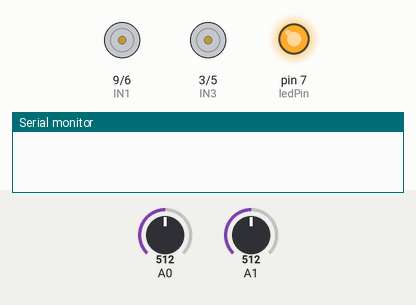
Bench run of a sketch on a simulated Arduino Uno, built with avr-gcc and run on an emulated ATmega328P. Parts: motor-driver pin pairs drawn as motors (green arrow = first pin HIGH = forward, orange = second pin HIGH = backward, longer = more drive, scaled by the enable pin), output pins drawn as LEDs (lit = HIGH), the last lines printed to the serial monitor. Inputs (shaded band) come from the test bench; at power-on: A0 = 512, A1 = 512.

Above: at 0.1 s.
At 25.6 s:
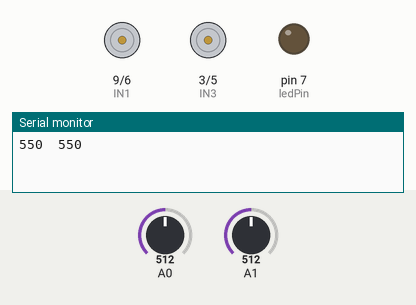
At 26.6 s:
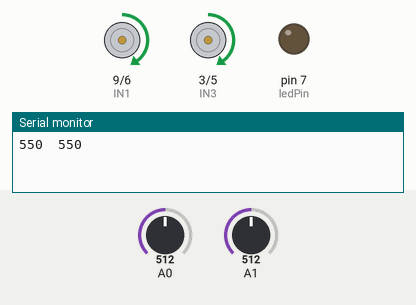
Timing chart, 0 to 28.1 s (numbered marks = the images above):
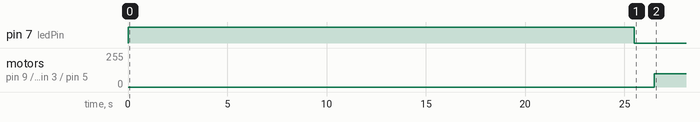

The sketch:

two_sensorsPID.ino
```cpp
#include <QTRSensors.h>

#define IN1 9    // Motor 1 forward control pin
#define IN2 6   // Motor 1 reverse control pin
#define IN3 3   // Motor 2 forward control pin
#define IN4 5   // Motor 2 reverse control pin
#define PWMA 10   // Motor 1 speed (PWM) pin
#define PWMB 11   // Motor 2 speed (PWM) pin

const int offsetA = 1;
const int offsetB = 1;
const int startButtonPin = 2; // Replace with your actual start button pin
int buttonState = 0;
//int lastButtonState = 0;
const int ledPin = 7;
QTRSensors qtr;
const uint8_t SensorCount = 2;
uint16_t sensorValues[SensorCount];
int threshold[SensorCount];

float Kp = 2.5;
float Ki = 0.01;
float Kd = 100;

uint8_t multiP = 1;
uint8_t multiI  = 1;
uint8_t multiD = 1;
uint8_t Kpfinal;
uint8_t Kifinal;
uint8_t Kdfinal;
float Pvalue;
float Ivalue;
float Dvalue;

boolean onoff = false;

int val, cnt = 0, v[3];

uint16_t position;
int P, D, I, previousError, PIDvalue, error;
int lsp, rsp;
int lfspeed = 100;

void setup()
{
  // configure the sensors
  qtr.setTypeAnalog();
  qtr.setSensorPins((const uint8_t[]){A0,A1}, SensorCount);
  pinMode(ledPin, OUTPUT);
  digitalWrite(ledPin, HIGH);
  delay(500);
  Serial.begin(9600);
  // analogRead() takes about 0.1 ms on an AVR.
  // 0.1 ms per sensor * 4 samples per sensor read (default) * 2 sensors
  // * 10 reads per calibrate() call = ~8 ms per calibrate() call.
  // Call calibrate() 1250 times to make calibration take about 10 seconds.
  for (uint16_t i = 0; i < 1000; i++)
  {
    qtr.calibrate();
  }
  digitalWrite(ledPin, LOW);
  for (uint8_t i = 0; i < SensorCount; i++)
  {
    threshold[i] = (qtr.calibrationOn.minimum[i] + qtr.calibrationOn.maximum[i])/2;
    Serial.print(threshold[i]);
    Serial.print("  ");
  }
  Serial.println();

  delay(1000);
    pinMode(IN1, OUTPUT);
    pinMode(IN2, OUTPUT);
    pinMode(IN3, OUTPUT);
    pinMode(IN4, OUTPUT);
    pinMode(PWMA, OUTPUT);
    pinMode(PWMB, OUTPUT);
    //pinMode(startButtonPin, INPUT_PULLUP);

}

void loop() {
  robot_control();
}
void robot_control(){
  // read calibrated sensor values and obtain a measure of the line position
  // from 0 to 2000 (for a white line, use readLineWhite() instead)
  position = qtr.readLineBlack(sensorValues);
  error = 500 - position;
  while(sensorValues[0]>=900 && sensorValues[1]>=900 ){ // A case when the line follower leaves the line
    if(previousError>0){        //Turn left if the line was to the left before
      motor_drive(-120,120);
    }
    else{
      motor_drive(120,-120); // Else turn right
    }
    position = qtr.readLineBlack(sensorValues);
  }

  PID_Linefollow(error);
  //PID_Linefollow(error);
}
void PID_Linefollow(int error){
    P = error;
    I = I + error;
    D = error - previousError;

    Pvalue = (Kp/pow(10,multiP))*P;
    Ivalue = (Ki/pow(10,multiI))*I;
    Dvalue = (Kd/pow(10,multiD))*D;

    float PIDvalue = Pvalue + Ivalue + Dvalue;
    previousError = error;

    lsp = lfspeed - PIDvalue;
    rsp = lfspeed + PIDvalue;

    if (lsp > 255) {
      lsp = 255;
    }
    if (lsp < -255) {
      lsp = -255;
    }
    if (rsp > 255) {
      rsp = 255;
    }
    if (rsp < -255) {
      rsp = -255;
    }
    motor_drive(lsp,rsp);
}

void motor_drive(int leftSpeed, int rightSpeed) {
    // Control left motor direction
    if (leftSpeed > 0) {
        digitalWrite(IN1, HIGH);
        digitalWrite(IN2, LOW);
    } else {
        digitalWrite(IN1, LOW);
        digitalWrite(IN2, HIGH);
    }

    // Control right motor direction
    if (rightSpeed > 0) {
        digitalWrite(IN3, HIGH);
        digitalWrite(IN4, LOW);
    } else {
        digitalWrite(IN3, LOW);
        digitalWrite(IN4, HIGH);
    }

    // Control speed (using absolute value in case of negative speed)
    analogWrite(PWMA, abs(leftSpeed));
    analogWrite(PWMB, abs(rightSpeed));
}
```

Measured:
- by itself, motor on pin 9 (IN1) / pin 6 (IN2), motor on pin 3 (IN3) / pin 5 (IN4): stopped → forward 100/255 at 26.5 s
